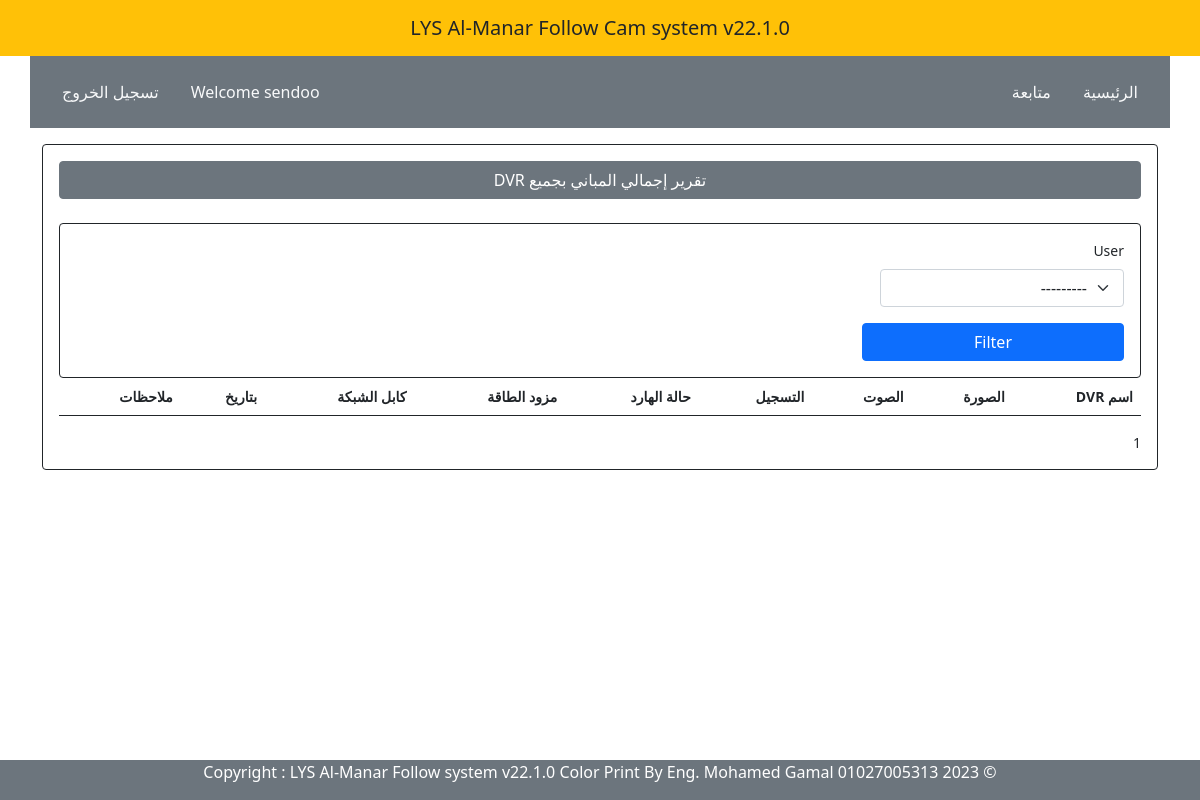
The page /follow/follow_results/ (signed in) on the database as committed earlier.
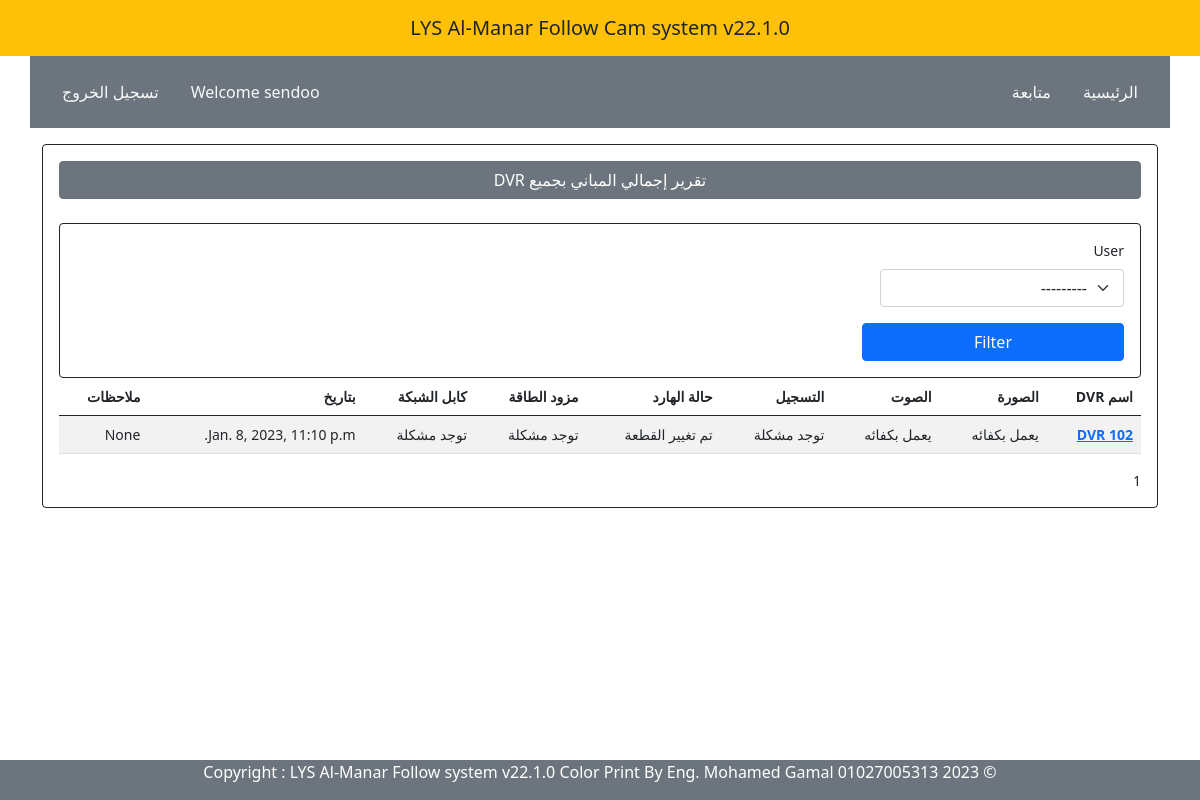
The same page on the database as committed later.
### follow/models.py (models this page shows, shortened)
class Follow(models.Model):
    dvr             = models.ForeignKey(Add_DVR, on_delete=models.CASCADE )
    images          = models.CharField(choices=FOLLOW, max_length=30, null=True, blank=True)
    mic             = models.CharField(choices=FOLLOW, max_length=30, null=True, blank=True)
    record          = models.CharField(choices=FOLLOW, max_length=30, null=True, blank=True)
    hdd             = models.CharField(choices=FOLLOW, max_length=30, null=True, blank=True)
    power           = models.CharField(choices=FOLLOW, max_length=30, null=True, blank=True)
    lan             = models.CharField(choices=FOLLOW, max_length=30, null=True, blank=True)
    created_at      = models.DateTimeField(auto_now_add=True, null=True, blank=True )
    notes           = models.CharField(max_length=500, null=True, blank=True)
    user            = models.ForeignKey(User, on_delete=models.CASCADE, null=True)

class Add_DVR(models.Model):
    name            = models.CharField(max_length=30, null=True, blank=True)
    floor           = models.CharField(max_length=30, null=True, blank=True)
    ips             = models.CharField(max_length=30, null=True, blank=True)
    ports           = models.CharField(max_length=30, null=True, blank=True)
    build           = models.ForeignKey('Building',on_delete=models.CASCADE)
    def __str__(self):
        if not self.name:
            return ""
        return str(self.name)

### follow/views.py (the view)
# urls.py: path('follow_results/', views.follow_results , name='follow_results'),
@login_required(login_url='user-login')
@cache_control(no_cache=True, must_revalidate=True, no_store=True)
def follow_results(request):
    end_date = datetime.now()
    start_date = end_date - timedelta(days=30)
    follow_results = Follow.objects.filter(created_at__range=[start_date, end_date])
    if request.method == 'GET':
        form = FollowFilterForm(request.GET)
        if form.is_valid():
            user = form.cleaned_data['user']
            if user:
                follow_results = follow_results.filter(user=user)
    else:
        form = FollowFilterForm()
    paginator = Paginator(follow_results, 10)
    page = request.GET.get('page')
    try:
        follow_results = paginator.page(page)
    except PageNotAnInteger:
        follow_results = paginator.page(1)
    except EmptyPage:
        follow_results = paginator.page(paginator.num_pages)
    context = {
        'form': form,
        'follow_results': follow_results
    }
    return render(request, 'follow/follow_results.html', context)

### follow/forms.py
class FollowFilterForm(forms.Form):
    class Meta:
        model       = Follow
    user = forms.ModelChoiceField(queryset=User.objects.all(), required=False)

### templates/follow/follow_results.html (shortened to what this page needs)
{% extends 'parties/base.html' %}
{% load crispy_forms_tags %}
{% block content %}
<div class="container mt-3" style='width: 95%; font-size: 14px'>
  <div class="card border-dark p-3">
    <span class="btn btn-secondary mb-4" style="cursor: default">
      تقرير إجمالي المباني بجميع DVR
    </span>
    <div class="card border-dark p-3">
    <form method="get" action="{% url 'follow_results' %}">
      <div class="row">
        <div class="col-3">{{ form.user|as_crispy_field }}</div>
      </div>
      <button type="submit" class="btn btn-primary col-3">Filter</button>
    </form>
    </div>
  <table class="table table-striped table-hover">
    <thead>
      <tr>
        <th scope="col">اسم DVR</th>
        <th scope="col">الصورة </th>
        <th scope="col">الصوت</th>
        <th scope="col">التسجيل</th>
        <th scope="col">حالة الهارد</th>
        <th scope="col">مزود الطاقة</th>
        <th scope="col">كابل الشبكة</th>
        <th scope="col">بتاريخ</th>
        <th scope="col">ملاحظات</th>
      </tr>
    </thead>
    <tbody class="table-group-divider">
        {% for add in follow_results %}
      <tr>
        <th scope="row"><a href="{% url 'about_dvr' add.pk %}">{{ add.dvr }}</a></th>
        <td>{{ add.images }}</td>
        <td>{{ add.mic }}</td>
        <td>{{ add.record }}</td>
        <td>{{ add.hdd }}</td>
        <td>{{ add.power }}</td>
        <td>{{ add.lan }}</td>
        <td>{{ add.created_at }}</td>
        <td>{{ add.notes }}</td>
        {% endfor %}
      </tr>
    </tbody>
  </table>
{% for page in follow_results.paginator.page_range %}
  {% if page == follow_results.number %}
    {{ page }}
  {% else %}
    <a href="?page={{ page }}">{{ page }}</a>
  {% endif %}
{% endfor %}
</div>
</div>
<br >
<br >
<br >
<br >
{% endblock content %}

Rows that differ between the two databases and show on the page:
added Follow: dvr "DVR 102", images "يعمل بكفائه", mic "يعمل بكفائه", record "توجد مشكلة", hdd "تم تغيير القطعة", power "توجد مشكلة", lan "توجد مشكلة", created_at "Jan. 8, 2023, 11:10 p.m.", notes "None"
